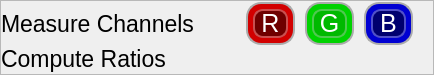
             <widget class="QFrame" name="AnalysisDialog_RGB_selectionFrame_2">
              <property name="maximumSize">
               <size>
                <width>16777215</width>
                <height>75</height>
               </size>
              </property>
              <property name="styleSheet">
               <string notr="true">QFrame#AnalysisDialog_RGB_selectionFrame_2
{
color: rgba(255,255,255,100);  
border-width: 2px;  
border-color: rgb(25,25,25);  
border-style: solid;  
border-radius: 10;  
font-size: 22px;  
background-color: rgba(0, 0, 0,0);
}</string>
              </property>
              <property name="frameShape">
               <enum>QFrame::StyledPanel</enum>
              </property>
              <property name="frameShadow">
               <enum>QFrame::Raised</enum>
              </property>
              <layout class="QGridLayout" name="gridLayout_17">
               <property name="leftMargin">
                <number>0</number>
               </property>
               <property name="topMargin">
                <number>0</number>
               </property>
               <property name="rightMargin">
                <number>20</number>
               </property>
               <property name="bottomMargin">
                <number>0</number>
               </property>
               <property name="horizontalSpacing">
                <number>10</number>
               </property>
               <property name="verticalSpacing">
                <number>0</number>
               </property>
               <item row="0" column="4">
                <widget class="QFrame" name="GFrame2">
                 <property name="minimumSize">
                  <size>
                   <width>49</width>
                   <height>0</height>
                  </size>
                 </property>
                 <property name="maximumSize">
                  <size>
                   <width>10000</width>
                   <height>43</height>
                  </size>
                 </property>
                 <property name="styleSheet">
                  <string notr="true">             background-color:rgb(0,210,0);  
             border-width: 2px;  
             border-color: #ABABAB;  
             border-style: solid;  
             border-radius: 15;  
             padding: 4px;  

 </string>
                 </property>
                 <property name="frameShape">
                  <enum>QFrame::StyledPanel</enum>
                 </property>
                 <property name="frameShadow">
                  <enum>QFrame::Raised</enum>
                 </property>
                 <layout class="QGridLayout" name="gridLayout_19">
                  <property name="leftMargin">
                   <number>1</number>
                  </property>
                  <property name="topMargin">
                   <number>1</number>
                  </property>
                  <property name="rightMargin">
                   <number>1</number>
                  </property>
                  <property name="bottomMargin">
                   <number>1</number>
                  </property>
                  <property name="spacing">
                   <number>0</number>
                  </property>
                  <item row="0" column="0">
                   <widget class="QPushButton" name="GBtn2">
                    <property name="sizePolicy">
                     <sizepolicy hsizetype="Minimum" vsizetype="Minimum">
                      <horstretch>0</horstretch>
                      <verstretch>0</verstretch>
                     </sizepolicy>
                    </property>
                    <property name="font">
                     <font>
                      <pointsize>-1</pointsize>
                     </font>
                    </property>
                    <property name="styleSheet">
                     <string notr="true">

QPushButton:hover{
color: white;  
background-color: rgba(0,0,0,120);  
border-width: 2px;  
border-color: rgb(80,225,80);  
border-style: solid;  
border-radius: 10;  
padding: 3px;  
font-size: 25px;  
padding-left: 5px;  
padding-right: 5px;  
}
QPushButton{
color: white;  
background-color: rgba(0,0,0,120);  
border-width: 2px;  
border-color: rgb(80,200,80);  
border-style: solid;  
border-radius: 10;  
padding: 3px;  
font-size: 25px;  
padding-left: 5px;  
padding-right: 5px;  
}


QPushButton:checked{
background-color: rgba(0,0,0,30);  
}


</string>
                    </property>
                    <property name="text">
                     <string>G</string>
                    </property>
                    <property name="checkable">
                     <bool>true</bool>
                    </property>
                    <property name="checked">
                     <bool>true</bool>
                    </property>
                   </widget>
                  </item>
                 </layout>
                </widget>
               </item>
               <item row="0" column="2">
                <spacer name="horizontalSpacer_5">
                 <property name="orientation">
                  <enum>Qt::Horizontal</enum>
                 </property>
                 <property name="sizeHint" stdset="0">
                  <size>
                   <width>32</width>
                   <height>20</height>
                  </size>
                 </property>
                </spacer>
               </item>
               <item row="0" column="5">
                <widget class="QFrame" name="BFrame2">
                 <property name="minimumSize">
                  <size>
                   <width>49</width>
                   <height>0</height>
                  </size>
                 </property>
                 <property name="maximumSize">
                  <size>
                   <width>10000</width>
                   <height>43</height>
                  </size>
                 </property>
                 <property name="styleSheet">
                  <string notr="true">             background-color:rgb(0,0,210);  
             border-width: 2px;  
             border-color: #ABABAB;  
             border-style: solid;  
             border-radius: 15;  
             padding: 4px;  

 </string>
                 </property>
                 <property name="frameShape">
                  <enum>QFrame::StyledPanel</enum>
                 </property>
                 <property name="frameShadow">
                  <enum>QFrame::Raised</enum>
                 </property>
                 <layout class="QGridLayout" name="gridLayout_20">
                  <property name="leftMargin">
                   <number>1</number>
                  </property>
                  <property name="topMargin">
                   <number>1</number>
                  </property>
                  <property name="rightMargin">
                   <number>1</number>
                  </property>
                  <property name="bottomMargin">
                   <number>1</number>
                  </property>
                  <property name="spacing">
                   <number>0</number>
                  </property>
                  <item row="0" column="0">
                   <widget class="QPushButton" name="BBtn2">
                    <property name="sizePolicy">
                     <sizepolicy hsizetype="Minimum" vsizetype="Minimum">
                      <horstretch>0</horstretch>
                      <verstretch>0</verstretch>
                     </sizepolicy>
                    </property>
                    <property name="font">
                     <font>
                      <pointsize>-1</pointsize>
                     </font>
                    </property>
                    <property name="styleSheet">
                     <string notr="true">QPushButton{color: white;  
background-color: rgba(0,0,0,120);  
border-width: 2px;  
border-color: rgb(80,80,200);  
border-style: solid;  
border-radius: 10;  
padding: 3px;  
font-size: 25px;  
padding-left: 5px;  
padding-right: 5px;  
}

QPushButton:hover{color: white;  
background-color: rgba(0,0,0,120);  
border-width: 2px;  
border-color: rgb(80,80,250);  
border-style: solid;  
border-radius: 10;  
padding: 3px;  
font-size: 25px;  
padding-left: 5px;  
padding-right: 5px;  
}

QPushButton:checked{
background-color: rgba(0,0,0,30);  
}

</string>
                    </property>
                    <property name="text">
                     <string>B</string>
                    </property>
                    <property name="checkable">
                     <bool>true</bool>
                    </property>
                    <property name="checked">
                     <bool>false</bool>
                    </property>
                   </widget>
                  </item>
                 </layout>
                </widget>
               </item>
               <item row="0" column="1">
                <widget class="QLabel" name="MeasureOnButton">
                 <property name="font">
                  <font>
                   <pointsize>17</pointsize>
                  </font>
                 </property>
                 <property name="styleSheet">
                  <string notr="true">background-color: rgba(0,0,0,0);</string>
                 </property>
                 <property name="text">
                  <string>Measure Channels</string>
                 </property>
                </widget>
               </item>
               <item row="0" column="3">
                <widget class="QFrame" name="RFrame2">
                 <property name="minimumSize">
                  <size>
                   <width>49</width>
                   <height>0</height>
                  </size>
                 </property>
                 <property name="maximumSize">
                  <size>
                   <width>10000</width>
                   <height>43</height>
                  </size>
                 </property>
                 <property name="styleSheet">
                  <string notr="true">             background-color: rgb(210,0,0);  
             border-width: 2px;  
             border-color: #ABABAB;  
             border-style: solid;  
             border-radius: 15;  
             padding: 4px;  

 </string>
                 </property>
                 <property name="frameShape">
                  <enum>QFrame::StyledPanel</enum>
                 </property>
                 <property name="frameShadow">
                  <enum>QFrame::Raised</enum>
                 </property>
                 <layout class="QGridLayout" name="gridLayout_18">
                  <property name="leftMargin">
                   <number>1</number>
                  </property>
                  <property name="topMargin">
                   <number>1</number>
                  </property>
                  <property name="rightMargin">
                   <number>1</number>
                  </property>
                  <property name="bottomMargin">
                   <number>1</number>
                  </property>
                  <property name="spacing">
                   <number>0</number>
                  </property>
                  <item row="0" column="0">
                   <widget class="QPushButton" name="RBtn2">
                    <property name="sizePolicy">
                     <sizepolicy hsizetype="Minimum" vsizetype="Minimum">
                      <horstretch>0</horstretch>
                      <verstretch>0</verstretch>
                     </sizepolicy>
                    </property>
                    <property name="font">
                     <font>
                      <pointsize>-1</pointsize>
                     </font>
                    </property>
                    <property name="styleSheet">
                     <string notr="true">QPushButton{
color: white;  
background-color: rgba(0,0,0,120);  
border-width: 2px;  
border-color: rgb(200,80,80);  
border-style: solid;  
border-radius: 10;  
padding: 3px;  
font-size: 25px;  
padding-left: 5px;  
padding-right: 5px;
}  

QPushButton:hover{
color: white;  
background-color: rgba(0,0,0,120);  
border-width: 2px;  
border-color: rgb(250,80,80);  
border-style: solid;  
border-radius: 10;  
padding: 3px;  
font-size: 25px;  
padding-left: 5px;  
padding-right: 5px;
}  

QPushButton:checked{
background-color: rgba(0,0,0,30);  
}


</string>
                    </property>
                    <property name="text">
                     <string>R</string>
                    </property>
                    <property name="checkable">
                     <bool>true</bool>
                    </property>
                    <property name="checked">
                     <bool>false</bool>
                    </property>
                   </widget>
                  </item>
                 </layout>
                </widget>
               </item>
               <item row="1" column="1">
                <widget class="QLabel" name="ComputeRatiosLabel">
                 <property name="minimumSize">
                  <size>
                   <width>167</width>
                   <height>0</height>
                  </size>
                 </property>
                 <property name="maximumSize">
                  <size>
                   <width>346</width>
                   <height>16777215</height>
                  </size>
                 </property>
                 <property name="font">
                  <font>
                   <pointsize>17</pointsize>
                  </font>
                 </property>
                 <property name="styleSheet">
                  <string notr="true">background-color: rgba(0,0,0,0);</string>
                 </property>
                 <property name="text">
                  <string>Compute Ratios</string>
                 </property>
                 <property name="alignment">
                  <set>Qt::AlignLeading|Qt::AlignLeft|Qt::AlignVCenter</set>
                 </property>
                </widget>
               </item>
               <item row="1" column="2">
                <widget class="QCheckBox" name="ComputeRatiosCheckBox">
                 <property name="styleSheet">
                  <string notr="true">background-color: rgba(0, 0, 0,0);</string>
                 </property>
                 <property name="text">
                  <string/>
                 </property>
                 <property name="tristate">
                  <bool>false</bool>
                 </property>
                </widget>
               </item>
              </layout>
             </widget>
